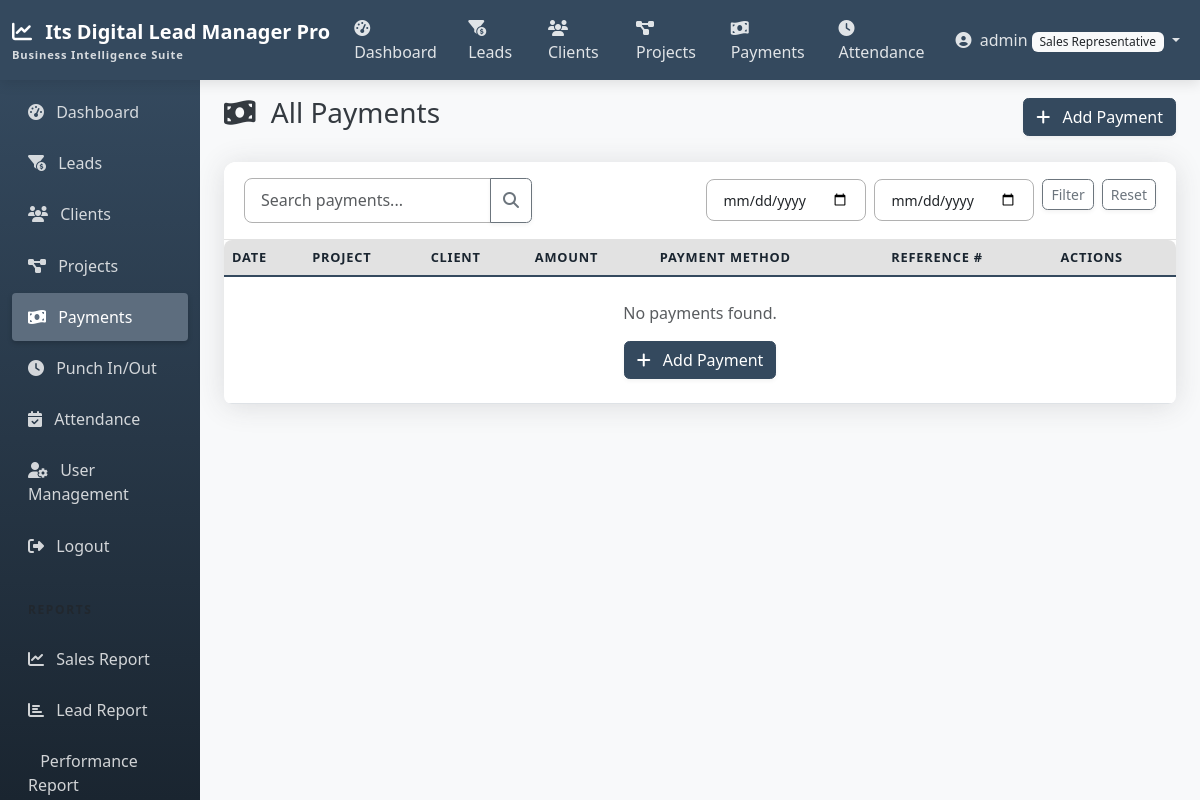
The app's page /payments/ (signed in), older data.
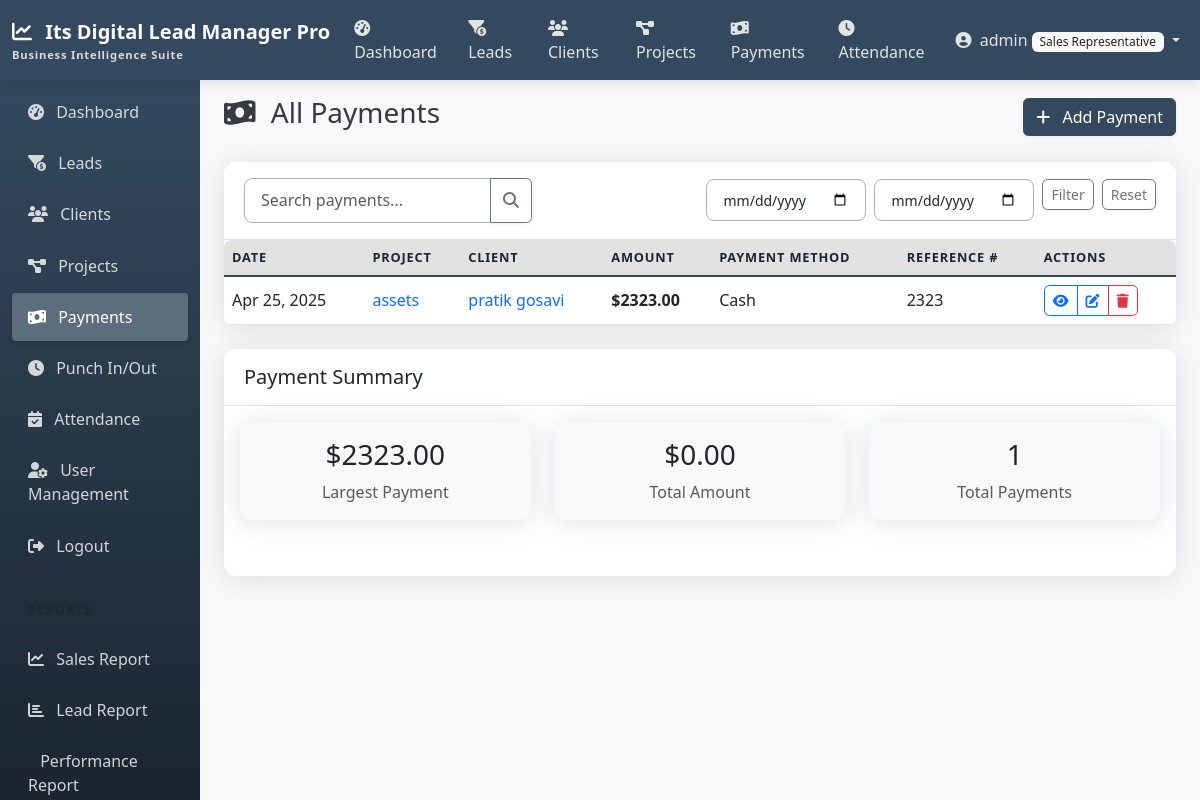
The same page, newer data.
### payments/models.py (models this page shows, shortened)
class Payment(models.Model):
    STATUS_CHOICES = [
        ('Cash', 'Cash'),
        ('UPI', 'figma done'),
        ('Other_Company', 'Other_Company'),
        ('Cheque', 'Cheque'),
        ('Paypal', 'Paypal'),
    ]
    project = models.ForeignKey(Project, on_delete=models.CASCADE, related_name='payments')
    amount = models.DecimalField(max_digits=12, decimal_places=2)
    payment_date = models.DateField()
    payment_method = models.CharField(max_length=20, choices=STATUS_CHOICES, default='upcoming')
    description = models.TextField(blank=True, null=True)
    reference_number = models.CharField(max_length=100, blank=True, null=True)
    created_by = models.ForeignKey(
        CustomUser,
        related_name='created_payments',
        on_delete=models.SET_NULL,
        null=True,
        blank=True
    )
    created_at = models.DateTimeField(auto_now_add=True)
    updated_at = models.DateTimeField(auto_now=True)
    class Meta:
        ordering = ['-payment_date']

### projects/models.py (models this page shows, shortened)
class Project(models.Model):
    STATUS_CHOICES = [
        ('started', 'started'),
        ('figma_completed', 'figma done'),
        ('frontend_completed', 'frontend completed'),
        ('backend_completed', 'backend completed'),
        ('completed', 'completed'),
    ]
    name = models.CharField(max_length=255)
    description = models.TextField(blank=True, null=True)
    client = models.ForeignKey(Client, on_delete=models.CASCADE, related_name='projects')
    start_date = models.DateField()
    end_date = models.DateField(blank=True, null=True)
    status = models.CharField(max_length=20, choices=STATUS_CHOICES, default='upcoming')
    budget = models.DecimalField(max_digits=12, decimal_places=2, default=0)
    notes = models.TextField(blank=True, null=True)
    created_by = models.ForeignKey(
        CustomUser,
        related_name='created_projects',
        on_delete=models.SET_NULL,
        null=True,
        blank=True
    )
    created_at = models.DateTimeField(auto_now_add=True)
    updated_at = models.DateTimeField(auto_now=True)
    class Meta:
        ordering = ['-created_at']

### clients/models.py (models this page shows, shortened)
class Client(models.Model):
    name = models.CharField(max_length=255)
    company = models.CharField(max_length=255, blank=True, null=True)
    phone = models.CharField(max_length=20)
    email = models.EmailField()
    address = models.TextField(blank=True, null=True)
    notes = models.TextField(blank=True, null=True)
    lead = models.OneToOneField(
        Lead,
        on_delete=models.SET_NULL,
        null=True,
        blank=True,
        related_name='converted_client'
    )
    created_by = models.ForeignKey(
        CustomUser,
        related_name='created_clients',
        on_delete=models.SET_NULL,
        null=True,
        blank=True
    )
    created_at = models.DateTimeField(auto_now_add=True)
    updated_at = models.DateTimeField(auto_now=True)
    class Meta:
        ordering = ['-created_at']

### payments/views.py (the view, shortened to what this page needs)
# urls.py: path('', views.PaymentListView.as_view(), name='payment_list'),
class PaymentListView(LoginRequiredMixin, ListView):
    model = Payment
    template_name = 'payments/payment_list.html'
    context_object_name = 'payments'
    paginate_by = 10
    def get_queryset(self):
        queryset = Payment.objects.all()
        search_query = self.request.GET.get('search', '')
        start_date = self.request.GET.get('start_date', '')
        end_date = self.request.GET.get('end_date', '')
        if start_date:
            queryset = queryset.filter(payment_date__gte=start_date)
        if end_date:
            queryset = queryset.filter(payment_date__lte=end_date)
        return queryset
    def get_context_data(self, **kwargs):
        context = super().get_context_data(**kwargs)
        context['search_query'] = self.request.GET.get('search', '')
        context['start_date'] = self.request.GET.get('start_date', '')
        context['end_date'] = self.request.GET.get('end_date', '')
        return context

### templates/payments/payment_list.html (shortened to what the changed rows need)
{% extends 'base.html' %}
{% block content %}
<div class="d-flex justify-content-between align-items-center mb-4">
    <h1 class="h3">
        <i class="fas fa-money-bill-wave me-2"></i>
        {% if project %}Payments for {{ project.name }}{% else %}All Payments{% endif %}
    </h1>
</div>
<div class="card shadow">
    <div class="table-responsive">
        <table class="table table-hover align-middle mb-0">
            <thead class="table-light">
                <tr>
                    <th scope="col">Date</th>
                    <th scope="col">Project</th>
                    <th scope="col">Client</th>
                    <th scope="col">Amount</th>
                    <th scope="col">Payment Method</th>
                    <th scope="col">Reference #</th>
                    <th scope="col">Actions</th>
                </tr>
            </thead>
            <tbody>
                {% for payment in payments %}
                <tr>
                    <td>{{ payment.payment_date|date:"M d, Y" }}</td>
                    <td>
                        <a href="{% url 'project_detail' payment.project.id %}" class="text-decoration-none">
                            {{ payment.project.name }}
                        </a>
                    </td>
                    <td>
                        <a href="{% url 'client_detail' payment.project.client.id %}" class="text-decoration-none">
                            {{ payment.project.client.name }}
                        </a>
                    </td>
                    <td class="fw-bold">${{ payment.amount }}</td>
                    <td>{{ payment.payment_method|default:"-" }}</td>
                    <td>{{ payment.reference_number|default:"-" }}</td>
                    <td>
                        <div class="btn-group btn-group-sm">
                            <a href="{% url 'payment_detail' payment.id %}" class="btn btn-outline-primary" title="View">
                                <i class="fas fa-eye"></i>
                            </a>
                            <a href="{% url 'payment_edit' payment.id %}" class="btn btn-outline-primary" title="Edit">
                                <i class="fas fa-edit"></i>
                            </a>
                            {% if user.is_superuser or user.role in 'admin,manager' %}
                            <a href="{% url 'payment_delete' payment.id %}" class="btn btn-outline-danger" title="Delete">
                                <i class="fas fa-trash"></i>
                            </a>
                            {% endif %}
                        </div>
                    </td>
                </tr>
                {% empty %}
                <tr>
                    <td colspan="7" class="text-center py-4">
                        <p class="text-muted mb-0">No payments found.</p>
                        <a href="{% url 'payment_add' %}{% if project %}?project={{ project.id }}{% endif %}" class="btn btn-primary mt-3">
                            <i class="fas fa-plus me-2"></i> Add Payment
                        </a>
                    </td>
                </tr>
                {% endfor %}
            </tbody>
        </table>
    </div>
</div>
{% if payments %}
<div class="card shadow mt-4">
    <div class="card-header bg-white">
        <h5 class="mb-0">Payment Summary</h5>
    </div>
    <div class="card-body">
        <div class="row">
            <div class="col-md-4 mb-3">
                <div class="card bg-light">
                    <div class="card-body text-center">
                        <h3>
                            {% if payments %}
                                ${{ payments.first.amount|default:"0"|floatformat:2 }}
                            {% else %}
                                $0
                            {% endif %}
                        </h3>
                        <p class="text-muted mb-0">Largest Payment</p>
                    </div>
                </div>
            </div>
            <div class="col-md-4 mb-3">
                <div class="card bg-light">
                    <div class="card-body text-center">
                        <h3>
                            ${% if payments %}{{ total_amount|default:"0"|floatformat:2 }}{% else %}0{% endif %}
                        </h3>
                        <p class="text-muted mb-0">Total Amount</p>
                    </div>
                </div>
            </div>
            <div class="col-md-4 mb-3">
                <div class="card bg-light">
                    <div class="card-body text-center">
                        <h3>{{ payments|length }}</h3>
                        <p class="text-muted mb-0">Total Payments</p>
                    </div>
                </div>
            </div>
        </div>
    </div>
</div>
{% endif %}
{% endblock %}

Row changes from the older to the newer data that the page shows:
added Payment: payment_date "Apr 25, 2025", project.name "assets", project.client.name "pratik gosavi", amount "2323.00", payment_method "Cash", reference_number "2323", first.amount "2323.00"
Text that changed along with them:
{{ total_amount|default:"0"|floatformat:2 }}: (not shown) → "0.00"
{{ payments|length }}: (not shown) → "1"
text no longer shown: "No payments found. Add Payment"
text now shown: "Payment Summary $ Largest Payment $ Total Amount Total Payments"
